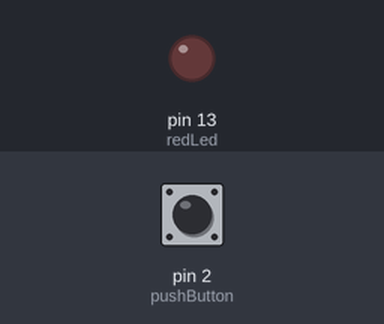
A sketch run on a simulated Arduino Uno, built with avr-gcc and run on an emulated ATmega328P. Shown: output pins drawn as LEDs (lit = HIGH). The inputs (shaded band) are chosen by the test bench; at power-on: pin 2 (pushButton) HIGH.

Above: at 1.2 s.
1.3 s: pin 2 (pushButton) pulled LOW for 0.15 s
At 2.3 s:
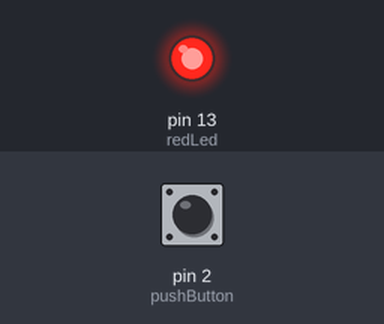
2.9 s: pin 2 (pushButton) pulled LOW for 1 s
At 3.5 s:
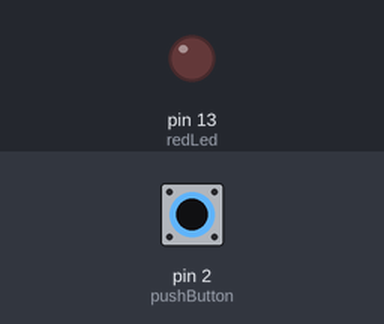
5.4 s: pin 2 (pushButton) pulled LOW for 3.2 s
At 6.6 s:
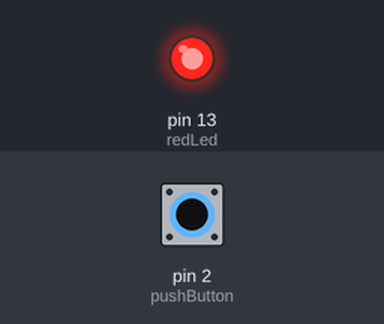
Timing chart, 0 to 8.4 s (numbered marks = the images above; inputs shaded):
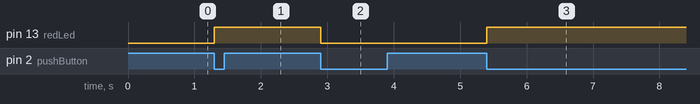

Measured:
- after the input at 1.3 s, pin 13 (redLed): LOW → HIGH at once
- after the input at 2.9 s, pin 13 (redLed): HIGH → LOW at once
- after the input at 5.4 s, pin 13 (redLed): LOW → HIGH at once

The sketch:

Exercise2.1b.ino.ino
```cpp
#include <avr/io.h>
#include <avr/interrupt.h>
#include <util/delay.h>

ISR (INT0_vect){
  PORTB ^= (1 << PB5 );

}
int main(void) {
  DDRB |= (1 << PB5); // Pin B as output
  DDRD &= ~(1 << PD2);

  PORTD |= (1 << PD2); // Pull up

//iNTERRUPT eNAbled
  EIMSK |= (1 << INT0);
// FALLING edge triggring
  EICRA |= (1 << ISC01);
  EICRA &= ~(1 << ISC00);

  EIFR |= (1 << INTF0); // Manually clearing the flag
  sei();

  while (1) {
  // put your main code here, to run repeatedly:
}

}
```

Exercise2.1a.ino.ino
```cpp
int redLed = 13;
int pushButton = 2;
volatile int ledState;

void buttonInterrupt() {
  ledState = !ledState;
  digitalWrite(redLed, ledState);

}

void setup() {
  pinMode(redLed, OUTPUT);
  pinMode(pushButton, INPUT_PULLUP);
  attachInterrupt(digitalPinToInterrupt(pushButton), buttonInterrupt, FALLING);
}

void loop() {
  // You can add something like:

}
```
